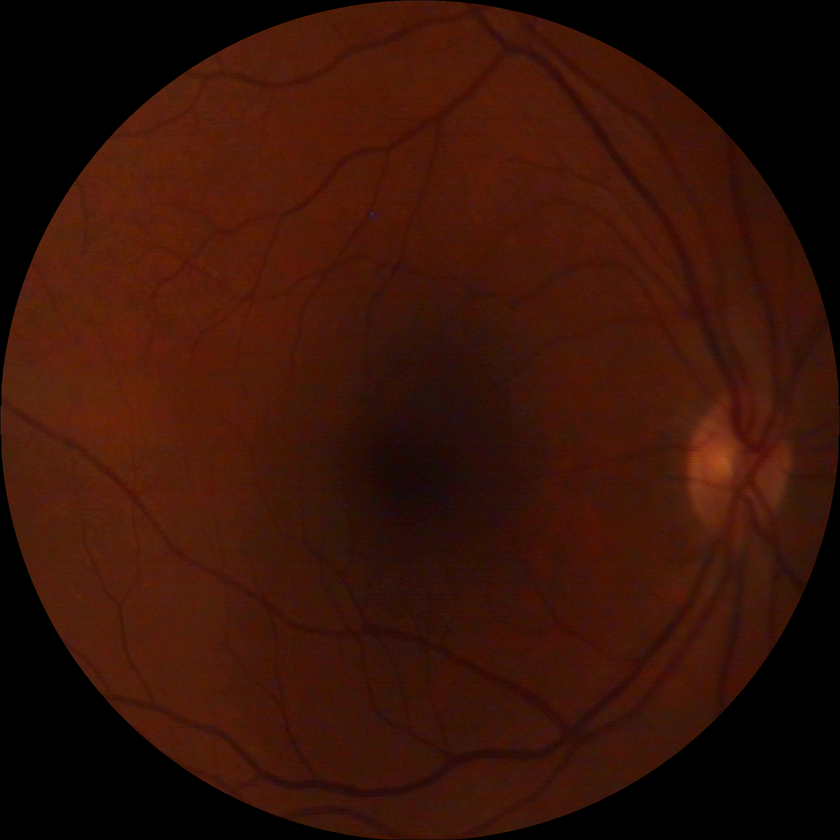
#> input picture data/image_1.png, 840 x 840 px, shrunk from 2048 x 2048 before the run
$ jupyter execute --allow-errors teeest.ipynb
#> lines starting #> are read from the running program, lines starting #| are printed output that depends on the picture; after the words box and inside, x2 and y2 are one past the last pixel; in counts of white or black regions, pixels touching at a corner belong together
[cell 1]
import cv2
import numpy as np
import matplotlib.pyplot as plt

def plot_images(images, titles):
    n = len(images)
    _, axs = plt.subplots(1, n, figsize=(15, 5))
    for i in range(n):
        if len(images[i].shape) == 3 and images[i].shape[2] == 3:
            images[i] = cv2.cvtColor(images[i], cv2.COLOR_BGR2RGB)
        axs[i].imshow(images[i], cmap='gray' if len(images[i].shape) < 3 else None)
        axs[i].set_title(titles[i])
        axs[i].axis('off')
    plt.show()

def normalize_image(image):
    if image.dtype != np.float32:
        image = image.astype(np.float32)
    if np.max(image) > 1.0:
        image /= 255.0
    return image

def fundus_roi(image, mask=None):
    image = normalize_image(image)
    hsv_image = cv2.cvtColor(image, cv2.COLOR_BGR2HSV)
    h, s, v = cv2.split(hsv_image)
    threshold = 15 / 255.0  # Normalisé car l'image est maintenant entre 0 et 1
    _, roi = cv2.threshold(v, threshold, 1, cv2.THRESH_BINARY)
    roi = roi.astype(np.uint8)
    white_pixels = np.argwhere(roi == 1)
    if white_pixels.size == 0:
        print("Aucun pixel blanc trouvé dans le masque.")
        return {"roi": roi, "diameter": 0, "image": image}
    x_min, y_min = np.min(white_pixels, axis=0)
    x_max, y_max = np.max(white_pixels, axis=0)
    diameter_x = x_max - x_min
    diameter_y = y_max - y_min
    diameter = int(np.maximum(diameter_x, diameter_y))
    return {"roi": roi, "diameter": diameter, "image": image}

def mean_filter(channel, kernel_size):
    kernel_size = int(kernel_size)
    if kernel_size % 2 == 0:
        kernel_size += 1
    filtered_channel = cv2.blur(channel, (kernel_size, kernel_size))
    return filtered_channel

def illumination_equalization(image, diameter=None, roi=None):
    image = normalize_image(image)
    if diameter is None:
        print('Erreur: Le diamètre est None. Impossible de continuer.')
        return None
    kernel_size = int(diameter / 10)
    hsv_image = cv2.cvtColor(image, cv2.COLOR_BGR2HSV)
    h, s, v = cv2.split(hsv_image)
    v_filtered = mean_filter(v, kernel_size)
    mean_v = np.mean(v)
    v_final = cv2.addWeighted(v, 1, v_filtered, -1, mean_v)
    hsv_final = cv2.merge([h, s, v_final])
    image_final = cv2.cvtColor(hsv_final, cv2.COLOR_HSV2BGR)
    return {"image": normalize_image(image_final), "diameter": diameter}

def denoising(image, diameter=None, roi=None):
    image = normalize_image(image)
    if diameter is None:
        print('Erreur: Le diamètre est None dans denoising. Impossible de continuer.')
        return None
    kernel_size = int(diameter / 360)
    hsv_image = cv2.cvtColor(image, cv2.COLOR_BGR2HSV)
    h, s, v = cv2.split(hsv_image)
    v_filtered = mean_filter(v, kernel_size)
    hsv_denoised = cv2.merge([h, s, v_filtered])
    denoising_image = cv2.cvtColor(hsv_denoised, cv2.COLOR_HSV2BGR)
    return {"image": normalize_image(denoising_image), "diameter": diameter}

def adaptive_contrast_equalization(image, diameter=None):
    # Normalisation de l'image (si nécessaire)
    # image = normalize_image(image)

    if diameter is None:
        print('Erreur: Le diamètre est None dans adaptive_contrast_equalization. Impossible de continuer.')
        return None

    d1 = diameter / 10
    image_float = image.astype(np.float32)
    E_x = mean_filter(image_float, d1)
    E_x2 = mean_filter(image_float ** 2, d1)
    var = E_x2 - E_x ** 2
    var[var < 0] = 0
    std = np.sqrt(var)
    high_pass_filter = np.array([[-1, -1, -1], [-1, 8, -1], [-1, -1, -1]]) / 9.0
    convolution = cv2.filter2D(image_float, -1, 1 - high_pass_filter)
    # Gestion des NaN
    epsilon = 1e-7
    image_final = image_float + (1.0 / (epsilon + std)) * convolution
    image_final = np.clip(image_final, 0, 255)
    image_final = image_final.astype(np.uint8)

    return {"image": image_final}

def mean_filter(image, diameter):
    kernel_size = int(diameter)
    if kernel_size % 2 == 0:
        kernel_size += 1
    return cv2.blur(image, (kernel_size, kernel_size))


def apply_intensity_normalization(image, diameter=None, roi=None):
    image = normalize_image(image)
    hsv_image = cv2.cvtColor(image, cv2.COLOR_BGR2HSV)
    h, s, v = cv2.split(hsv_image)
    v_normalized = cv2.normalize(v, None, 0, 1, cv2.NORM_MINMAX)
    hsv_normalized = cv2.merge([h, s, v_normalized])
    image_final = cv2.cvtColor(hsv_normalized, cv2.COLOR_HSV2BGR)
    return {"image": normalize_image(image_final)}

def apply_seoud(image):
    images = []
    titles = []

    data = fundus_roi(image)
    images.append(cv2.cvtColor((data["image"] * 255).astype(np.uint8), cv2.COLOR_BGR2RGB))
    titles.append("Original Image")

    illumination = illumination_equalization(**data)
    if illumination is None:
        print('Erreur lors de l\'égalisation de l\'illumination.')
        return None
    images.append(cv2.cvtColor((illumination["image"] * 255).astype(np.uint8), cv2.COLOR_BGR2RGB))
    titles.append("Illumination Equalization")

    denoise = denoising(**illumination)
    if denoise is None:
        print('Erreur lors de la réduction de bruit.')
        return None
    images.append(cv2.cvtColor((denoise["image"] * 255).astype(np.uint8), cv2.COLOR_BGR2RGB))
    titles.append("Denoising")

    contrast = adaptive_contrast_equalization(**denoise)
    images.append(cv2.cvtColor((contrast["image"] * 255).astype(np.uint8), cv2.COLOR_BGR2RGB))
    titles.append("Adaptive Contrast Equalization")

    normalized_image = apply_intensity_normalization(**contrast)
    images.append(cv2.cvtColor((normalized_image["image"] * 255).astype(np.uint8), cv2.COLOR_BGR2RGB))
    titles.append("Intensity Normalization")

    plot_images(images, titles)
    return normalized_image["image"]

# Chargement de l'image
image = cv2.imread('../data/image_1.png')
#> image is the input picture: shape (840, 840, 3); mean B, G, R 7.2, 18.8, 54.8
#> (the rest of this cell did not finish here and is left out)

#> in fundus_roi, `hsv_image = cv2.cvtColor(image, cv2.COLOR_BGR2HSV)`: hsv_image: shape (840, 840, 3) float32; mean H, S, V 13.4, 0.7, 0.2
#> in fundus_roi, `_, roi = cv2.threshold(v, threshold, 1, cv2.THRESH_BINARY)`:
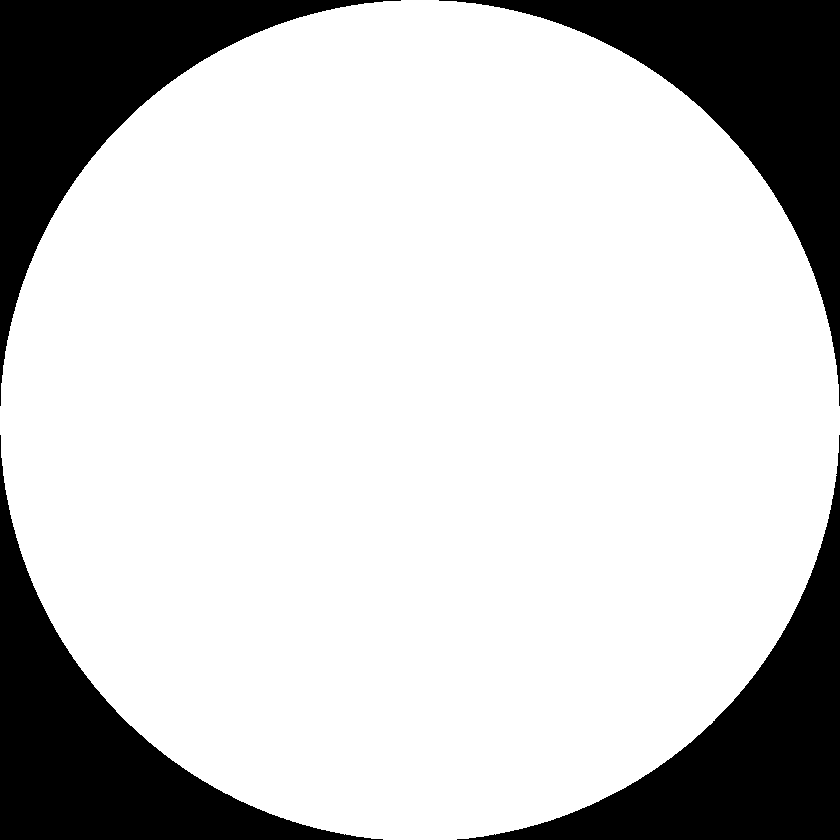
#> roi: shape (840, 840) float32; values 0 (black) and 1 (white), 78.7% white; 4 black regions, box (x1, y1, x2, y2) and area: (439, 0, 840, 406) 37883, (0, 0, 401, 406) 37844, (457, 435, 840, 840) 37417, (0, 435, 383, 840) 37370
#> in fundus_roi, `white_pixels = np.argwhere(roi == 1)`: white_pixels = 555086 pairs, first value 0 to 839, second value 0 to 839
#> in fundus_roi, `x_min, y_min = np.min(white_pixels, axis=0)`: x_min = 0
#> in fundus_roi, `x_max, y_max = np.max(white_pixels, axis=0)`: x_max = 839
#> in apply_seoud, `data = fundus_roi(image)`: data = 3 items
#> in mean_filter, `return cv2.blur(image, (kernel_size, kernel_size))`:
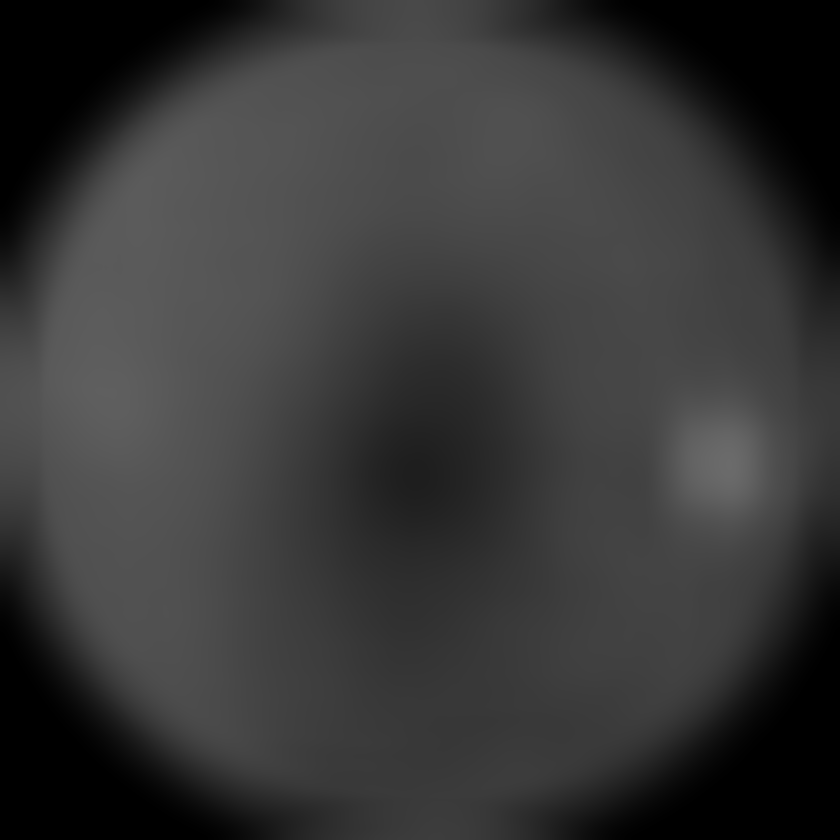
#> returned value: shape (840, 840) float32; min 0, max 0.42, mean 0.215
#> in illumination_equalization, `mean_v = np.mean(v)`: mean_v = 0.215
#> in illumination_equalization, `hsv_final = cv2.merge([h, s, v_final])`: hsv_final: shape (840, 840, 3) float32; mean H, S, V 13.4, 0.7, 0.2
#> in illumination_equalization, `image_final = cv2.cvtColor(hsv_final, cv2.COLOR_HSV2BGR)`:
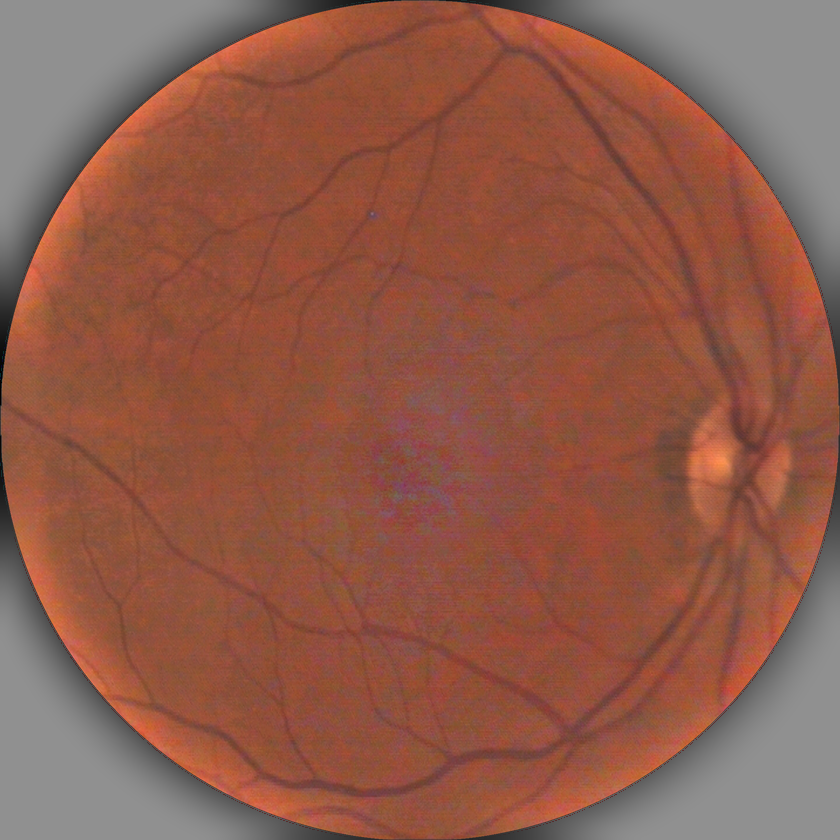
#> image_final: shape (840, 840, 3) float32; mean B, G, R 0.0615, 0.0983, 0.215; drawn with min black and max white
#> in apply_seoud, `illumination = illumination_equalization(**data)`: illumination = 2 items
#> in denoising, `hsv_image = cv2.cvtColor(image, cv2.COLOR_BGR2HSV)`: hsv_image: shape (840, 840, 3) float32; mean H, S, V 13.5, 9.2, 0.2
#> in denoising, `hsv_denoised = cv2.merge([h, s, v_filtered])`: hsv_denoised: shape (840, 840, 3) float32; mean H, S, V 13.5, 9.2, 0.2
#> in adaptive_contrast_equalization, `var[var < 0] = 0`: var: shape (840, 840, 3) float32; mean B, G, R 1.05e-08, 0.00197, 0.0106
#> in adaptive_contrast_equalization, `image_final = np.clip(image_final, 0, 255)`:
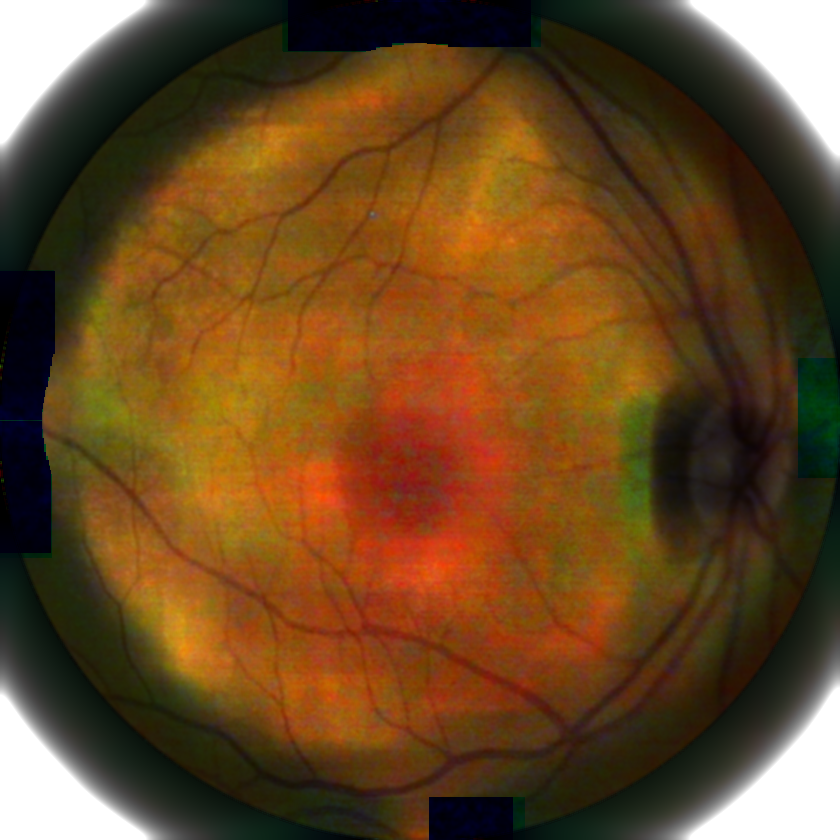
#> image_final: shape (840, 840, 3) float32; mean B, G, R 37.3, 74.1, 107
#> in apply_seoud, `contrast = adaptive_contrast_equalization(**denoise)`: contrast = 1 item
#> in apply_intensity_normalization, `hsv_image = cv2.cvtColor(image, cv2.COLOR_BGR2HSV)`: hsv_image: shape (840, 840, 3) float32; mean H, S, V 50.9, 0.7, 0.4
#> in apply_intensity_normalization, `h, s, v = cv2.split(hsv_image)`:
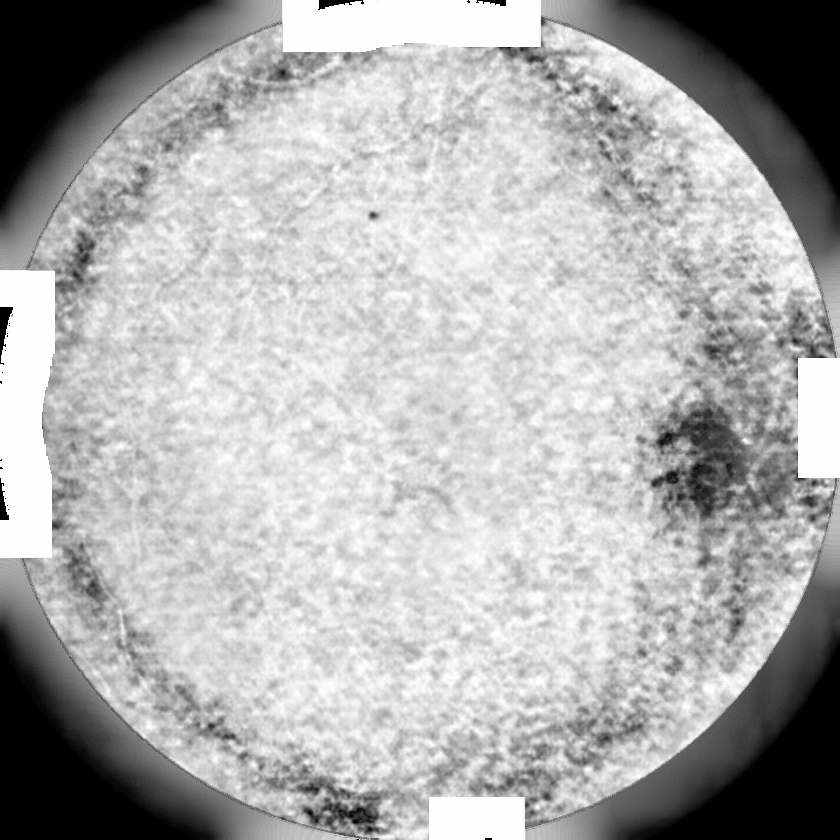
#> s: shape (840, 840) float32; min 0, max 1, mean 0.684
#> in apply_intensity_normalization, `h, s, v = cv2.split(hsv_image)`:
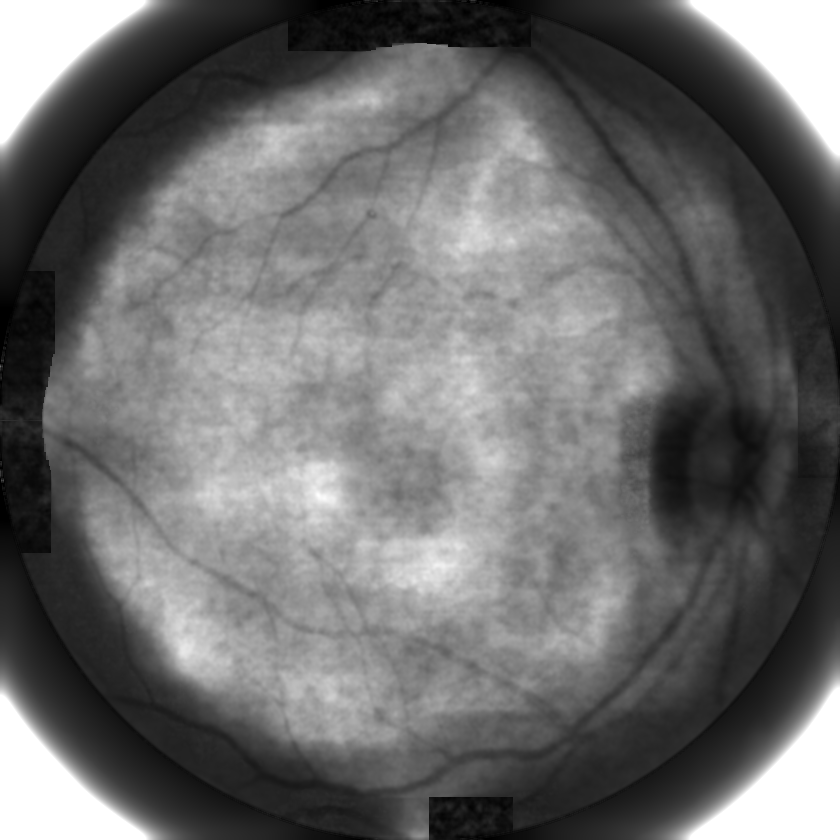
#> v: shape (840, 840) float32; min 0, max 1, mean 0.426
#> in plot_images, `n = len(images)`: n = 5
#> after the loop in plot_images, `for i in range(n):`: images = 5 items
#> in plot_images, `plt.show()`:
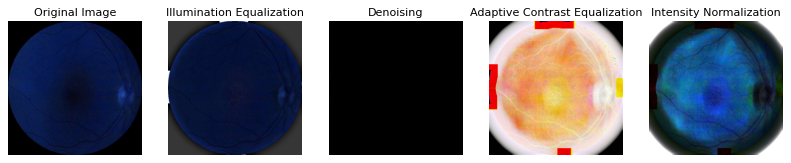
#> figure drawn by matplotlib, 5 panels; B, G, R data is drawn as R, G, B
    if seoud_image is not None:
        plot_images([cv2.cvtColor((seoud_image * 255).astype(np.uint8), cv2.COLOR_BGR2RGB)], ['Final Preprocessed Image'])
#> after the loop in plot_images, `for i in range(n):`: images = 1 item

$ run again, with data/1-image.png copied over data/image_1.png
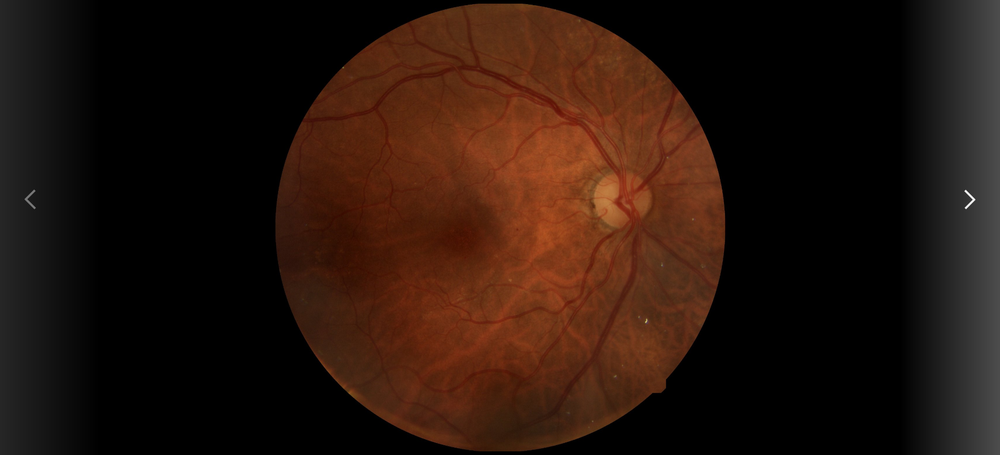
#> input picture data/1-image.png, 1000 x 455 px, shrunk from 1920 x 874 before the run
#> image is the input picture: shape (455, 1000, 3); mean B, G, R 12.6, 21.1, 39.6
#> in fundus_roi, `_, roi = cv2.threshold(v, threshold, 1, cv2.THRESH_BINARY)`:
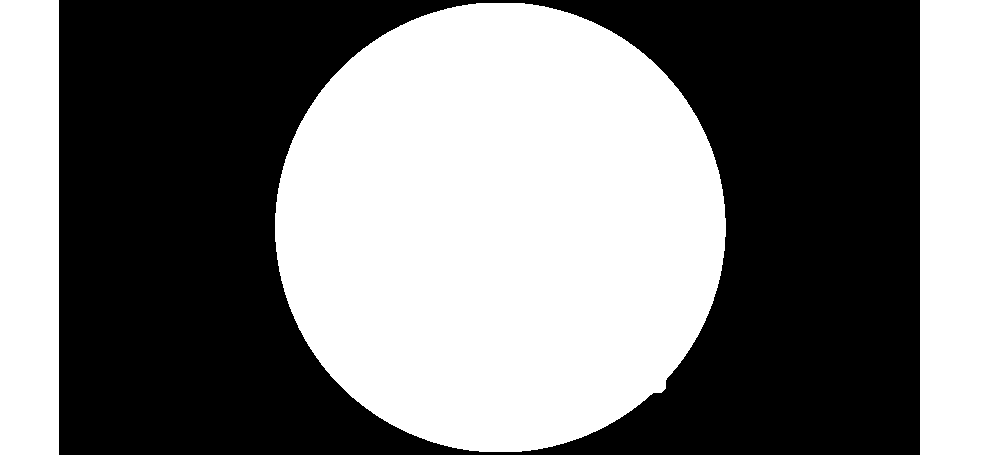
#> roi: shape (455, 1000) float32; values 0 (black) and 1 (white), 49% white; 3 white regions, box (x1, y1, x2, y2) and area: (275, 3, 726, 452) 159488, (920, 0, 1000, 455) 36400, (0, 0, 59, 455) 26845
#> white_pixels = 222733 pairs, first value 0 to 454, second value 0 to 999
#> x_min = 0
#> x_max = 454; y_max = 999
#> diameter_x = 454
#> diameter_y = 999
#> data = 3 items
#> mean_v = 0.155
#> hsv_final: shape (455, 1000, 3) float32; mean H, S, V 7.7, 0.3, 0.2
#> illumination = 2 items
#> hsv_denoised: shape (455, 1000, 3) float32; mean H, S, V 7.7, 107.6, 0.2
#> contrast = 1 item
#> in apply_intensity_normalization, `h, s, v = cv2.split(hsv_image)`:
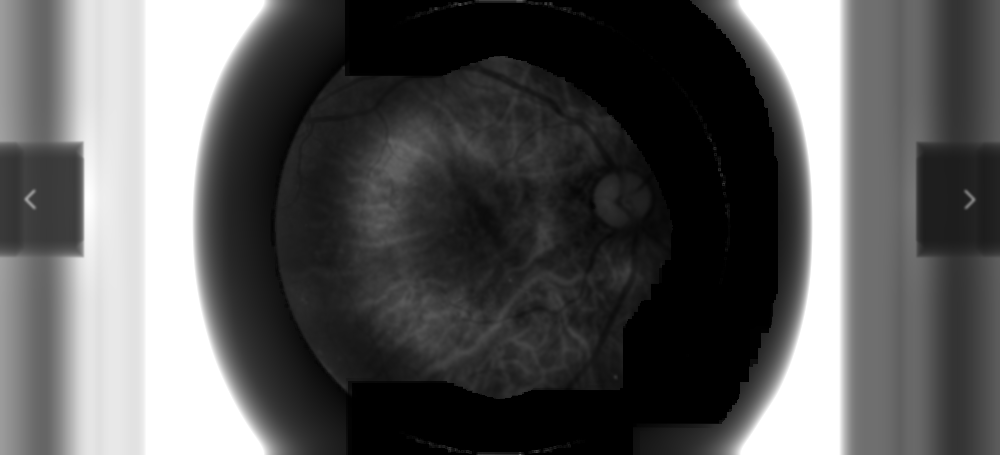
#> v: shape (455, 1000) float32; min 0, max 1, mean 0.343
#> n = 5
#> after the loop in plot_images, `for i in range(n):`: images = 5 items
#> after the loop in plot_images, `for i in range(n):`: images = 1 item
